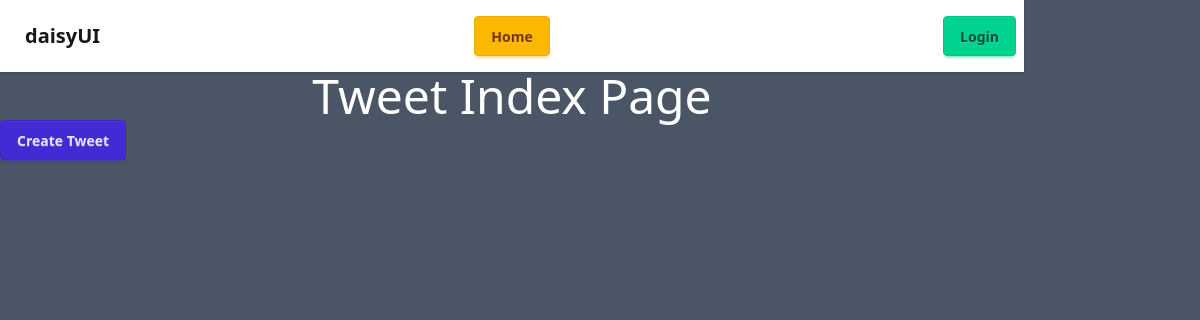
Before: /tweet/ with the older database file.
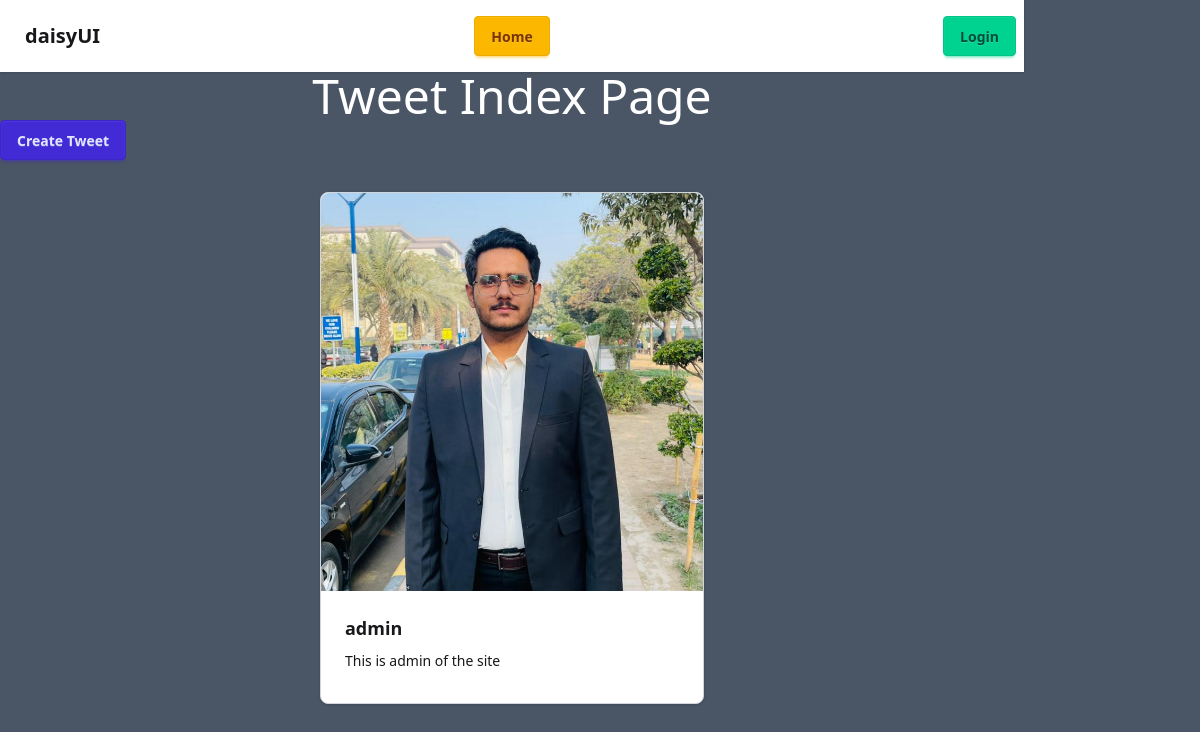
After: the same page with the newer database file.
### tweet/models.py (models this page shows, shortened)
class Tweet(models.Model):
    user = models.ForeignKey(User,on_delete=models.CASCADE)
    text = models.TextField(max_length=240)
    photo = models.ImageField(upload_to='photos/',blank=True,null=True)
    created_at = models.DateTimeField(auto_now_add=True)
    updated_at = models.DateTimeField(auto_now=True)

### tweet/views.py (the view)
# urls.py: path("", views.tweet_list, name="tweet_list"),
def tweet_list(request):
    tweets = Tweet.objects.all().order_by("-created_at")
    return render(request, "tweet_list.html", {"tweets": tweets})

### tweet/templates/tweet_list.html (shortened to what this page needs)
{% extends "layout.html" %}
{% block content %}
<h1 class="text-5xl text-center text-white">Tweet Index Page</h1>
<a href="{% url 'tweet_create' %}" class="btn btn-primary">Create Tweet</a>
<div class="container mx-auto mt-8 flex flex-wrap gap-4 justify-center">
{% for tweet in tweets %}
<div class="card bg-base-100 w-96 shadow-sm border border-gray-300 h-128">
  <figure>
    <img
      src="{{ tweet.photo.url }}"
      alt="Shoes"
      class="h-full w-full object-cover"
      />
  </figure>
  <div class="card-body">
    <h2 class="card-title">{{ tweet.user.username }}</h2>
    <p>{{ tweet.text }}</p>
  </div>
</div>
{% endfor %}
</div>
{% endblock %}

Changed rows visible on the page:
added Tweet: photo (picture), user.username "admin", text "This is admin of the site"
